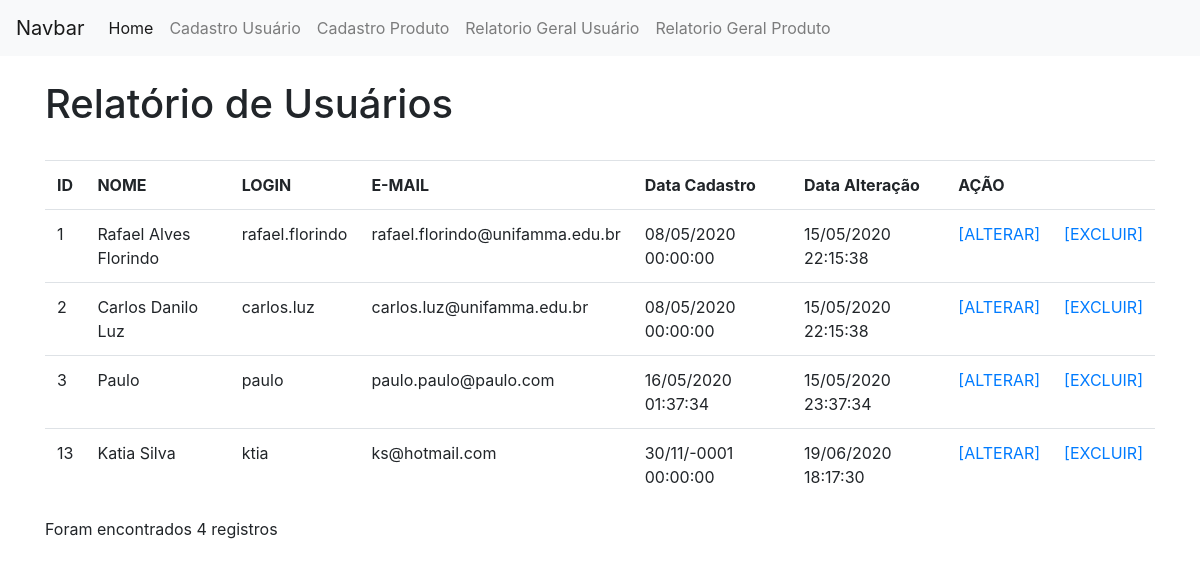
The page /view/relatorioTelaUsuario.php on the database as committed earlier.
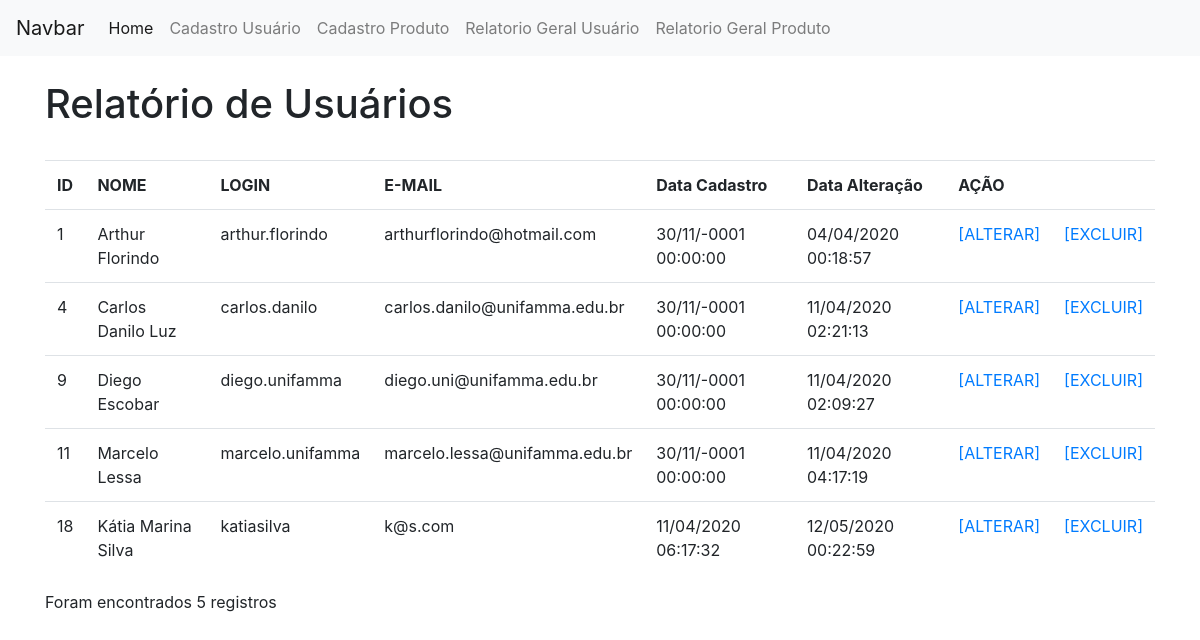
The same page on the database as committed later.
### tables this page shows
CREATE TABLE `usuario` (
  `id` int(11) NOT NULL,
  `nome` varchar(255) NOT NULL,
  `email` varchar(255) NOT NULL,
  `login` varchar(30) NOT NULL,
  `senha` varchar(50) NOT NULL,
  `dataCadastro` datetime NOT NULL,
  `dataAlteracao` timestamp NOT NULL DEFAULT current_timestamp() ON UPDATE current_timestamp(),
  `ativo` tinyint(4) NOT NULL
);

### model/Usuario.php (called while the page is built, shortened)
<?php
class Usuario
{
  private $conexao;
  function __construct()
  {
    include ("Conexao.php");
    $conectar = new Conectar();
    $this->conexao=$conectar->conectar();
  }
  public function getConexao() {
    return $this->conexao;
  }
  public function relatorioSimples() {
    if ($this->getConexao()) {
      $query = "SELECT * FROM usuario";
      $busca = $this->conexao->query($query);
      $retornoBanco = array();
      while ($linha = $busca->fetch_array()) {
        $retornoBanco[] = $linha;
      }
      return $retornoBanco;
    } else {
      echo "Erro";
    }
  }
}
?>

### model/Conexao.php (called while the page is built)
<?php
class Conectar
{
  private $host, $usuario, $senha, $database;
  private $conectar;
  function __construct(){
    $this->host = "localhost";
    $this->usuario = "root";
    $this->senha = "";
    $this->database = "unifamma";
  }
  public function conectar(){
    $this->conectar = new Mysqli($this->host,
                          $this->usuario,
                          $this->senha,
                          $this->database);
    return $this->getConectar();
  }
  public function getConectar(){
    return $this->conectar;
  }
}

### controller/relatorioUsuario.php (called while the page is built)
<?php
  include ("../model/Usuario.php");
  $objRelatorio = new Usuario();
  if ($tipo=="usuario"){
    $retorno = $objRelatorio->relatorioSimples();
    return $retorno;
  }elseif ($tipo=="unico") {
    $retorno = $objRelatorio->relatorioUnico($id);
    return $retorno;
  }
?>

### view/relatorioTelaUsuario.php (the view, shortened to what this page needs)
<!DOCTYPE html>
<html lang="pt-br" dir="ltr">
  <head>
    <link rel="stylesheet" href="../bootstrap-4.1.3-dist/css/bootstrap.min.css">
  </head>
  <body>
    <nav class="navbar navbar-expand-lg navbar-light bg-light">
  <a class="navbar-brand" href="#">Navbar</a>
  <div class="collapse navbar-collapse" id="navbarNav">
    <ul class="navbar-nav">
      <li class="nav-item active">
        <a class="nav-link" href="../index.php">Home <span class="sr-only">(Página atual)</span></a>
      </li>
      <li class="nav-item">
          <a class="nav-link" href="formularioUsuario.php">Cadastro Usuário</a>
        </li>
        <li class="nav-item">
          <a class="nav-link" href="formularioProduto.php">Cadastro Produto</a>
        </li>
      <li class="nav-item">
        <a class="nav-link" href="relatorioTelaUsuario.php">Relatorio Geral Usuário</a>
      </li>
      <li class="nav-item">
        <a class="nav-link" href="relatorioTelaProduto.php">Relatorio Geral Produto</a>
      </li>
    </ul>
  </div>
</nav>
<div class="container">
  <div class="row">
    <div class="col">
    </div>
  </div>
  <div class="row">
    <div class="col">
      <h1>Relatório de Usuários</h1>
      <br>
    </div>
  </div>
  <div class="row">
    <div class="col">
      <div class="table-responsive">
         <table class="table">
           <th>ID</th>
           <th>NOME</th>
           <th>LOGIN</th>
           <th>E-MAIL</th>
           <th>Data Cadastro</th>
           <th>Data Alteração</th>
           <th colspan="2">AÇÃO</th>
           <?php
            $tipo = "usuario";
            include("../controller/relatorioUsuario.php");
            foreach ($retorno as $value) {
              $id = $value["id"];
              ?>
              <tr>
                <td><?=$value["id"];?></td>
                <td><?=$value["nome"];?></td>
                <td><?=$value["login"];?></td>
                <td><?=$value["email"];?></td>
                <td>
                <?php
                  $dataCadastro = new DateTime($value["dataCadastro"]);
                  echo $dataCadastro->format("d/m/Y H:i:s") . ' ';
                ?>
                </td>
                <td>
                <?php
                  $dataAlteracao = new DateTime($value["dataAlteracao"]);
                  echo $dataAlteracao->format("d/m/Y H:i:s") . ' ';
                ?>
                </td>
                <td><?php echo "<a href=alterarUsuario.php?id=$id>
                    [ALTERAR]
                  </a>";?>
                </td>
                <td><?php echo "<a href=../controller/excluirUsuario.php?id=$id>
                    [EXCLUIR]
                  </a>";?>
                </td>
              </tr>
              <?php
            }
            ?>
         </table>
         <?php
            echo "Foram encontrados " . count($retorno) . " registros";
          ?>
        </div>
    </div>
  </div>
  </body>
  </html>

Rows that differ between the two databases and show on the page:
removed usuario: id "2", nome "Carlos Danilo Luz", login "carlos.luz", email "carlos.luz@unifamma.edu.br", dataCadastro "08/05/2020 00:00:00", dataAlteracao "15/05/2020 22:15:38"
removed usuario: id "3", nome "Paulo", login "paulo", email "paulo.paulo@paulo.com", dataCadastro "16/05/2020 01:37:34", dataAlteracao "15/05/2020 23:37:34"
removed usuario: id "13", nome "Katia Silva", login "ktia", email "ks@hotmail.com", dataCadastro "30/11/-0001 00:00:00", dataAlteracao "19/06/2020 18:17:30"
changed usuario id 1: nome "Rafael Alves Florindo" → "Arthur Florindo"; login "rafael.florindo" → "arthur.florindo"; email "rafael.florindo@unifamma.edu.br" → "arthurflorindo@hotmail.com"; dataCadastro "08/05/2020 00:00:00" → "30/11/-0001 00:00:00"; dataAlteracao "15/05/2020 22:15:38" → "04/04/2020 00:18:57"
added usuario: id "4", nome "Carlos Danilo Luz", login "carlos.danilo", email "carlos.danilo@unifamma.edu.br", dataCadastro "30/11/-0001 00:00:00", dataAlteracao "11/04/2020 02:21:13"
added usuario: id "9", nome "Diego Escobar", login "diego.unifamma", email "diego.uni@unifamma.edu.br", dataCadastro "30/11/-0001 00:00:00", dataAlteracao "11/04/2020 02:09:27"
added usuario: id "11", nome "Marcelo Lessa", login "marcelo.unifamma", email "marcelo.lessa@unifamma.edu.br", dataCadastro "30/11/-0001 00:00:00", dataAlteracao "11/04/2020 04:17:19"
added usuario: id "18", nome "Kátia Marina Silva", login "katiasilva", email "k@s.com", dataCadastro "11/04/2020 06:17:32", dataAlteracao "12/05/2020 00:22:59"
Other text that changed with them:
count($retorno): "4" → "5"
